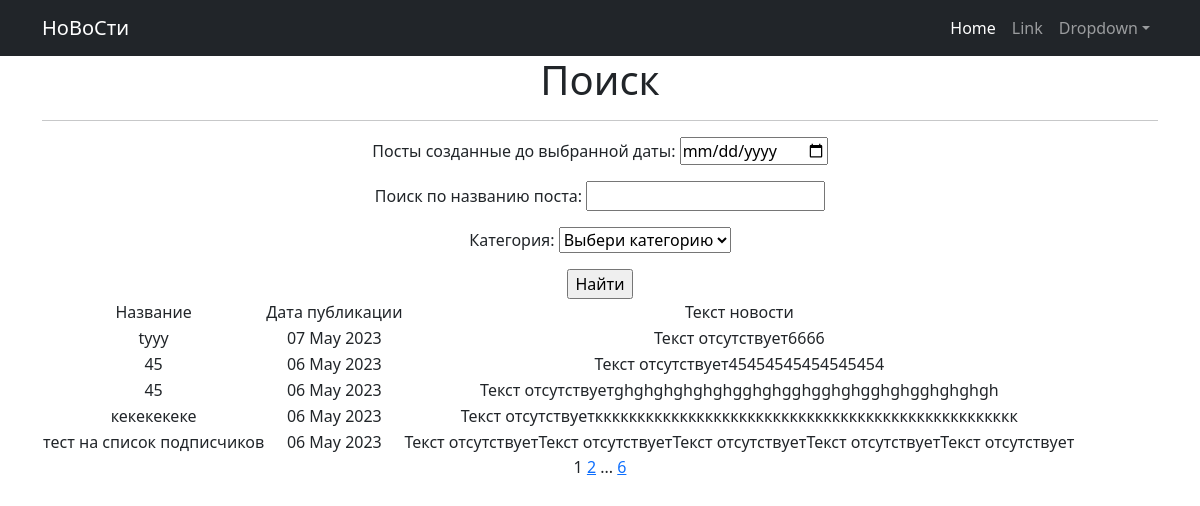
/post/search/, run on an earlier commit of the app's database.
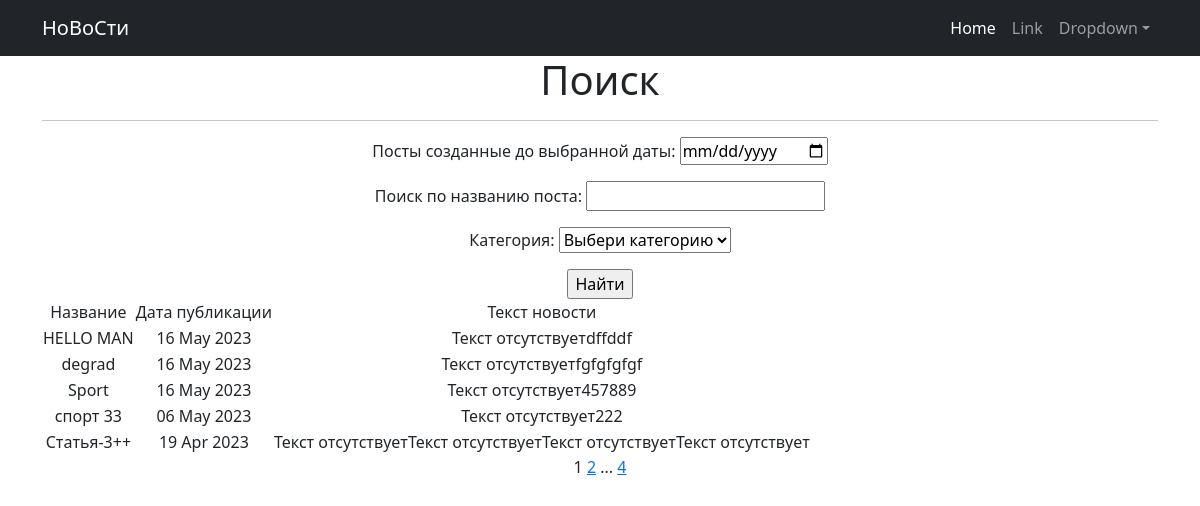
And on a later commit of the database.
### news_app/models.py (models this page shows, shortened)
class Post(models.Model):
    NEWS = 'NW'
    ARTICLE = 'AR'
    N_or_A = [(NEWS, 'Новость'), (ARTICLE, 'Статья')]
    title = models.CharField(max_length=128)
    author = models.ForeignKey('Author', on_delete=models.CASCADE)
    news_or_article = models.CharField(max_length=2, choices=N_or_A, default=NEWS)
    date_in = models.DateTimeField(auto_now_add=True)
    post_category = models.ManyToManyField(Category, through='PostCategory')
    text = models.TextField(default="Текст отсутствует")
    post_rating = models.SmallIntegerField(default=0)
    class Meta: # меняем в админке названия моделей на удобоваримый
        verbose_name = 'Пост'
        verbose_name_plural = 'Пост-ы'

### news_app/views.py (the view)
# urls.py: path('search/', PostSearch.as_view(), name='post_search'),
class PostSearch(ListView):
    model = Post
    template_name = 'search.html'
    context_object_name = 'search'
    ordering = '-date_in'
    paginate_by = 5
    def get_queryset(self):  # Переопределяем функцию получения списка новостей
        queryset = super().get_queryset() # Получаем обычный запрос
        self.filterset = PostFilter(self.request.GET, queryset)
        return self.filterset.qs # Возвращаем из функции отфильтрованный список новостей
    def get_context_data(self, **kwargs):
        context = super().get_context_data(**kwargs)
        context['filterset'] = self.filterset  # Добавляем в контекст объект фильтрации.
        return context

### news_app/models.py (called while the page is built)
    def __str__(self): # теперь в БД во вкладке http://127.0.0.1:8000/admin/news_app/post/ названия категорий на понятном языке
        return self.name_category

### news_app/templatetags/custom_filters.py (called while the page is built)
@register.filter()
def censor(text):
    text_list = text.split()
    censored_text_list = []
    for word in text_list:
        clean_word = ''.join(s for s in word if s not in string.punctuation)
        if clean_word.lower() in bad_words:
            censored_word = clean_word[0] + (len(clean_word) - 2) * '*' + clean_word[-1]
            censored_text_list.append(word.replace(clean_word, censored_word))
        else:
            censored_text_list.append(word)
    return ' '.join(censored_text_list)

### news_app/templatetags/custom_tags.py (called while the page is built)
@register.simple_tag(takes_context=True)
def url_replace(context, **kwargs):
    d = context['request'].GET.copy() #позволяет скопировать все параметры текущего запроса.
    for k, v in kwargs.items():      #просто устанавливаем новые значения, которые нам передали при использовании тега
        d[k] = v
    return d.urlencode()

### templates/search.html (shortened to what this page needs)
<!DOCTYPE html>
{% extends 'flatpages/default.html' %}
{% load custom_filters %}
{% load custom_tags %}
{% block content %}
   <h1> Поиск </h1>
   <hr>
   <form action="" method="get">
       {{ filterset.form.as_p }}
       <input type="submit" value="Найти" />
   </form>
   {% if search %}
       <table>
           <tr>
               <td>Название</td>
               <td>Дата публикации</td>
               <td>Текст новости</td>
           </tr>
           {% for p in search %}
           <tr>
               <td>{{ p.title|censor }}</td>
               <td>{{ p.date_in|date:'d M Y' }}</td>
               <td>{{ p.text|censor }}</td>
           </tr>
           {% endfor %}
       </table>
   {% else %}
       <h2> Такой новости нет! </h2>
   {% endif %}
   {{ page_obj.number }}
   {% if page_obj.has_next %}
       <a href="?{% url_replace page=page_obj.next_page_number %}">{{ page_obj.next_page_number }}</a>
       {% if paginator.num_pages != page_obj.next_page_number %}
           ...
           <a href="?{% url_replace page=page_obj.paginator.num_pages %}">{{ page_obj.paginator.num_pages }}</a>
       {% endif %}
   {% endif %}
{% endblock content %}

What changed in the data, as far as the page shows it:
removed Post: title|censor "tyyy", date_in "07 May 2023", text|censor "Текст отсутствует6666"
removed Post: title|censor "45", date_in "06 May 2023", text|censor "Текст отсутствует45454545454545454"
removed Post: title|censor "45", date_in "06 May 2023", text|censor "Текст отсутствуетghghghghghghgghghgghgghghgghghgghghghgh"
removed Post: title|censor "кекекекеке", date_in "06 May 2023", text|censor "Текст отсутствуеткккккккккккккккккккккккккккккккккккккккккккккккккк"
removed Post: title|censor "тест на список подписчиков", date_in "06 May 2023", text|censor "Текст отсутствуетТекст отсутствуетТекст отсутствуетТекст отсутствуетТекст отсутствует"
added Post: title|censor "HELLO MAN", date_in "16 May 2023", text|censor "Текст отсутствуетdffddf"
added Post: title|censor "degrad", date_in "16 May 2023", text|censor "Текст отсутствуетfgfgfgfgf"
added Post: title|censor "Sport", date_in "16 May 2023", text|censor "Текст отсутствует457889"
now on this page (row unchanged): Post: title|censor "спорт 33", date_in "06 May 2023", text|censor "Текст отсутствует222"
now on this page (row unchanged): Post: title|censor "Статья-3++", date_in "19 Apr 2023", text|censor "Текст отсутствуетТекст отсутствуетТекст отсутствуетТекст отсутствует"
Also different on the page:
{{ page_obj.paginator.num_pages }}: "6" → "4"
